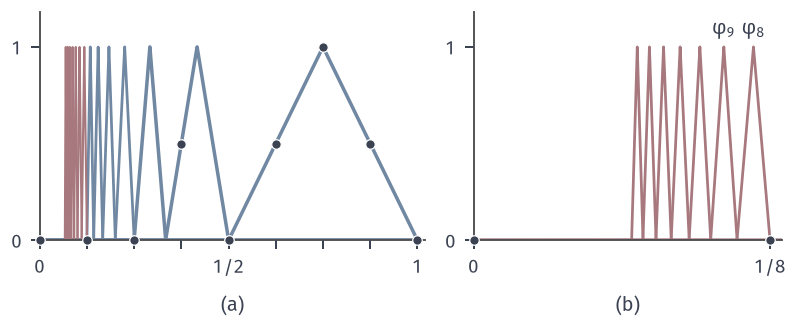

Source code (Python):
from pathlib import Path
import sys
ROOT = next(p for p in Path(__file__).resolve().parents if (p/"build.sh").is_file() and (p/"tex/book.tex").is_file())
sys.path.insert(0, str(ROOT/"figures/00-shared/mathematical-preliminaries-upper/00-shared/comprehension-figures"))
from support import figure, save, BLUE, GREEN, YELLOW, RED, PURPLE, INK, MUTED, GRID, BLUE_FILL, GREEN_FILL, YELLOW_FILL, RED_FILL, PURPLE_FILL
import numpy as np

# 第 4.10 章的鼓包 phi_n，支撑 [1/(n+1),1/n]；节点 j/8。n>=8 的鼓包在节点上全为零。
def tent(n,x):
    l,r=1/(n+1),1/n; c,w=(l+r)/2,(r-l)/2
    return np.maximum(0,1-np.abs(x-c)/w)
fig, axes = figure(width_mm=112, height_mm=46, ncols=2, width_ratios=[1.25,1])
fig.set_layout_engine(None)
fig.subplots_adjust(left=.05, right=.985, top=.96, bottom=.26, wspace=.14)
a,b=axes
x=np.linspace(0,1,40001)
for n in range(1,8): a.plot(x,tent(n,x),color=BLUE,lw=1.4 if n<4 else 1.1)
for n in range(8,15): a.plot(x,tent(n,x),color=RED,lw=.85)
nodes=np.arange(9)/8
vals=np.array([max(tent(n,np.array([v]))[0] for n in range(1,8)) for v in nodes])
a.plot(nodes,vals,'o',ms=3.8,mfc=INK,mec='white',mew=.5,zorder=5,clip_on=False)
a.set_xlim(0,1.02); a.set_ylim(0,1.18); a.set_xticks(nodes); a.set_xticklabels(['0','','','','1/2','','','','1']); a.set_yticks([0,1])
x=np.linspace(0,.13,40001)
for n in range(8,15): b.plot(x,tent(n,x),color=RED,lw=1.1)
b.plot([0,1/8],[0,0],'o',ms=3.8,mfc=INK,mec='white',mew=.5,zorder=5,clip_on=False)
b.set_xlim(0,.13); b.set_ylim(0,1.18); b.set_xticks([0,1/8]); b.set_xticklabels(['0','1/8']); b.set_yticks([0,1])
b.text(.1181,1.04,r'$\varphi_8$',ha='center',va='bottom',color=INK)
b.text(.1056,1.04,r'$\varphi_9$',ha='center',va='bottom',color=INK)
for ax,s_ in zip(axes,['(a)','(b)']):
    q=ax.get_position(); fig.text((q.x0+q.x1)/2,.03,s_,ha='center',va='bottom')
save(fig,Path(__file__).resolve().parent,'figure',{'formula':'tents on [1/(n+1),1/n], n=1..14; nodes j/8'})
